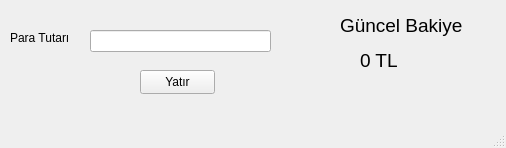
<?xml version="1.0" encoding="UTF-8"?>
<ui version="4.0">
 <class>moneyProcessWindow</class>
 <widget class="QMainWindow" name="moneyProcessWindow">
  <property name="geometry">
   <rect>
    <x>0</x>
    <y>0</y>
    <width>506</width>
    <height>148</height>
   </rect>
  </property>
  <property name="windowTitle">
   <string>Para İşlemleri</string>
  </property>
  <widget class="QWidget" name="centralwidget">
   <widget class="QLineEdit" name="lineEdit">
    <property name="geometry">
     <rect>
      <x>90</x>
      <y>30</y>
      <width>181</width>
      <height>22</height>
     </rect>
    </property>
   </widget>
   <widget class="QLabel" name="label">
    <property name="geometry">
     <rect>
      <x>10</x>
      <y>30</y>
      <width>81</width>
      <height>16</height>
     </rect>
    </property>
    <property name="text">
     <string>Para Tutarı</string>
    </property>
   </widget>
   <widget class="QPushButton" name="pushButton">
    <property name="geometry">
     <rect>
      <x>140</x>
      <y>70</y>
      <width>75</width>
      <height>24</height>
     </rect>
    </property>
    <property name="text">
     <string>Yatır</string>
    </property>
   </widget>
   <widget class="QLabel" name="label_2">
    <property name="geometry">
     <rect>
      <x>340</x>
      <y>10</y>
      <width>141</width>
      <height>31</height>
     </rect>
    </property>
    <property name="font">
     <font>
      <pointsize>14</pointsize>
     </font>
    </property>
    <property name="text">
     <string>Güncel Bakiye</string>
    </property>
   </widget>
   <widget class="QLabel" name="balanceLabel">
    <property name="geometry">
     <rect>
      <x>360</x>
      <y>40</y>
      <width>131</width>
      <height>41</height>
     </rect>
    </property>
    <property name="font">
     <font>
      <pointsize>14</pointsize>
     </font>
    </property>
    <property name="text">
     <string>0 TL</string>
    </property>
   </widget>
  </widget>
  <widget class="QMenuBar" name="menubar">
   <property name="geometry">
    <rect>
     <x>0</x>
     <y>0</y>
     <width>506</width>
     <height>22</height>
    </rect>
   </property>
  </widget>
  <widget class="QStatusBar" name="statusbar"/>
 </widget>
 <resources/>
 <connections/>
</ui>
